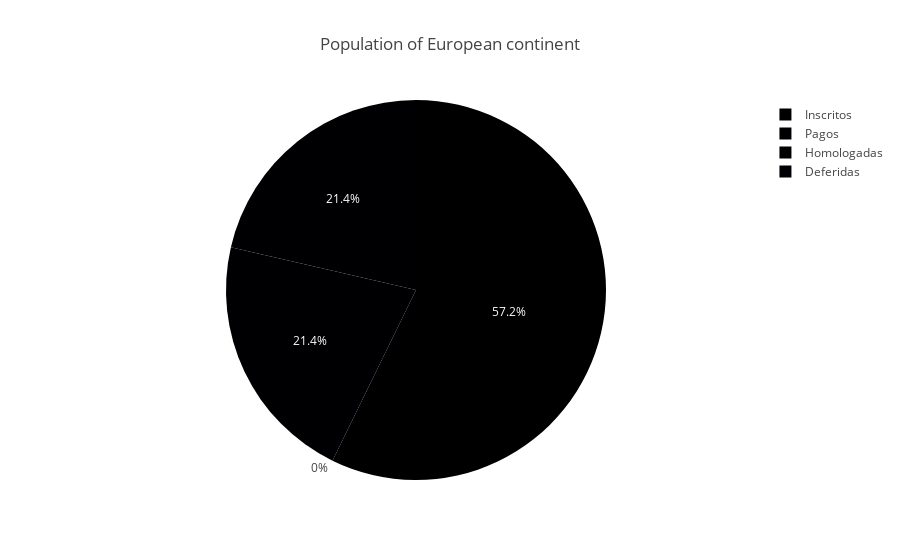

This figure's notebook cell:
### Code cell
fig = px.pie(df_soma, values='total', names='index', title='Population of European continent')
fig.show()

### Figure 1 — Plotly figure (JSON) as saved in the notebook; plotly's stock layout.template omitted (floating-point values rounded to 4 significant figures)
{"data": [{"domain": {"x": [0, 1], "y": [0, 1]}, "hovertemplate": "index=%{label}<br>total=%{value}<extra></extra>", "labels": ["Inscritos", "Pagos", "Deferidas", "Homologadas"], "legendgroup": "", "name": "", "showlegend": true, "type": "pie", "values": [3655, 1365, 0, 1365]}], "layout": {"legend": {"tracegroupgap": 0}, "title": {"text": "Population of European continent"}}}
